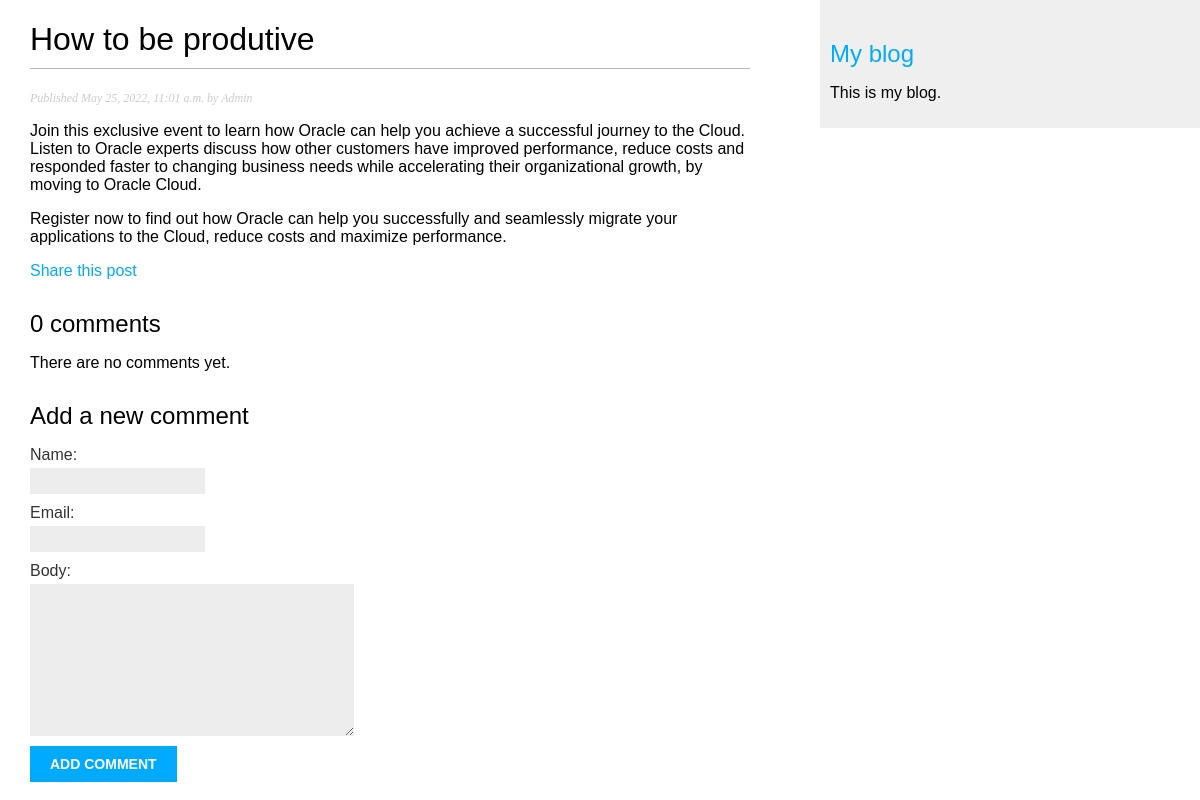
Before: /blog/2022/5/25/how-to-be-produtive/ with the older database file.
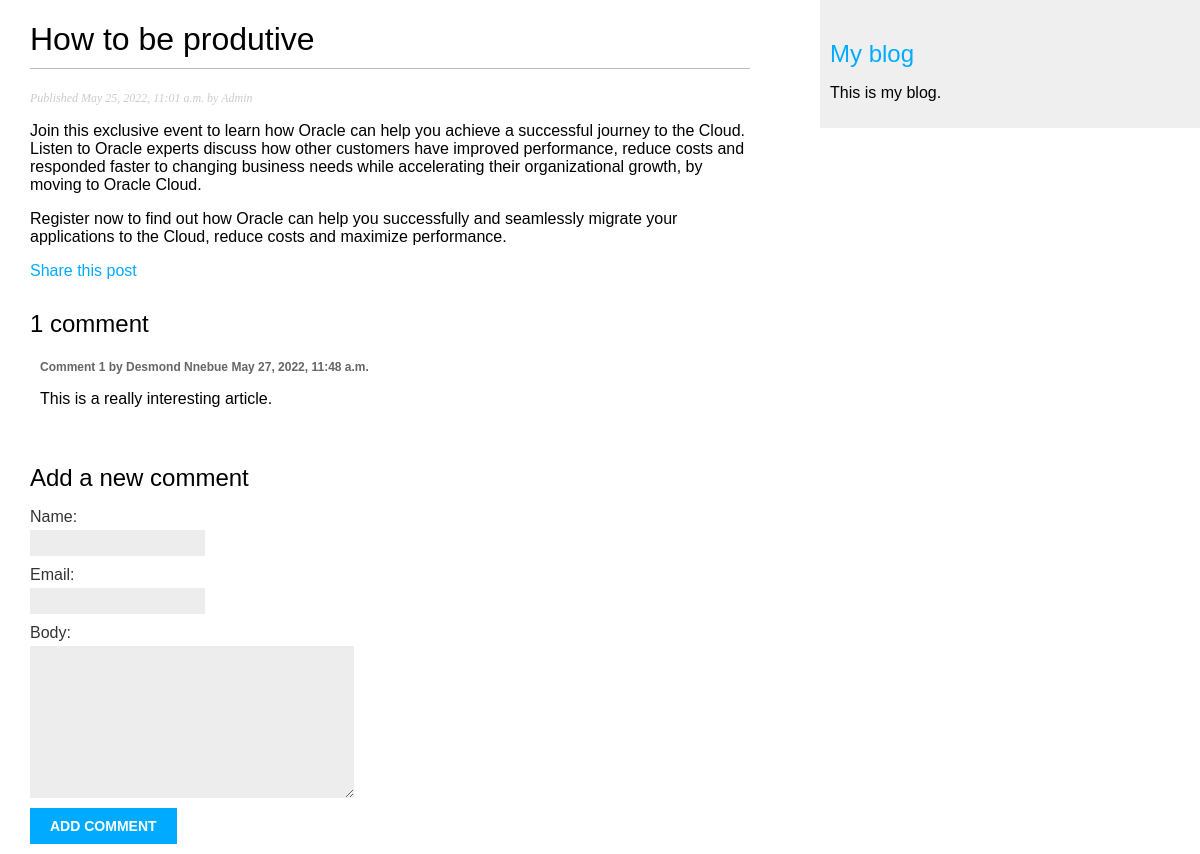
After: the same page with the newer database file.
### blog/models.py (models this page shows, shortened)
class Post(models.Model):
    STATUS_CHOICES = (
    ('draft', 'Draft'),
    ('published', 'Published'),
    )
    title = models.CharField(max_length=250)
    slug = models.SlugField(max_length=250,unique_for_date='publish')
    author = models.ForeignKey(User,on_delete=models.CASCADE,related_name='blog_posts')
    body = models.TextField()
    publish = models.DateTimeField(default=timezone.now)
    created = models.DateTimeField(auto_now_add=True)
    updated = models.DateTimeField(auto_now=True)
    status = models.CharField(max_length=10,    choices=STATUS_CHOICES, default='draft')
    objects = models.Manager() # The default manager.
    published = PublishedManager() # Our custom manager.
    tags = TaggableManager()
    class Meta:
        ordering = ('-publish',)

class Comment(models.Model):
    post = models.ForeignKey(Post,
                            on_delete=models.CASCADE,
                            related_name='comments')
    name = models.CharField(max_length=80)
    email = models.EmailField()
    body = models.TextField()
    created = models.DateTimeField(auto_now_add=True)
    updated = models.DateTimeField(auto_now=True)
    active = models.BooleanField(default=True)
    class Meta:
        ordering = ('created',)

### blog/views.py (the view)
# urls.py: path('<int:year>/<int:month>/<int:day>/<slug:post>/',views.post_detail,name='post_detail'),
def post_detail(request, year, month, day, post):
    post = get_object_or_404(Post,
                              slug=post,
                              status='published',
                              publish__year=year,
                              publish__month=month,
                              publish__day=day)
    comments = post.comments.filter(active=True)
    new_comment  = None
    if request.method == 'POST':
        comment_form = CommentForm(data=request.POST)
        if comment_form.is_valid():
            new_comment = comment_form.save(commit=False)
            new_comment.post = post
            new_comment.save()
    else:
        comment_form = CommentForm()
    data = {'post': post,
            'comments': comments,
            'new_comment': new_comment,
            'comment_form': comment_form}
    return render(request,
                  'blog/post/detail.html',
                  context=data)

### blog/forms.py
class CommentForm(forms.ModelForm):
    class Meta:
        model = Comment
        fields = ('name', 'email', 'body')

### blog/templates/blog/post/detail.html (shortened to what this page needs)
{% extends "blog/base.html" %}
{% block content %}
    <h1>{{ post.title }}</h1>
    <p class="date">
        Published {{ post.publish }} by {{ post.author | capfirst }}
    </p>
    {{ post.body|linebreaks }}
    <p>
        <a href="{% url 'blog:post_share' post.id %}">
        Share this post
        </a>
    </p>
    {% with comments.count as total_comments %}
        <h2>
            {{ total_comments }} comment{{ total_comments |pluralize }}
        </h2>
    {% endwith %}
    {% for comment in comments %}
        <div class="comment">
            <p class="info">
                Comment {{ forloop.counter }} by {{ comment.name }}
                {{ comment.created }}
            </p>
            {{ comment.body|linebreaks }}
        </div>
    {% empty %}
        <p>There are no comments yet.</p>
    {% endfor %}
    {% if new_comment %}
        <h2>Your comment has been added.</h2>
    {% else %}
        <h2>Add a new comment</h2>
        <form method="post">
            {{ comment_form.as_p }}
            <p><input type="submit" value="Add comment"></p>
        </form>
    {% endif %}
{% endblock content %}

### blog/templates/blog/base.html (shortened to what this page needs)
{% load static %}
<!DOCTYPE html>
<html>
    <head>
        <link href="{% static 'css/blog.css' %}" rel="stylesheet">
    </head>
    <body>
        <div id="content">
            {% block content %}
            {% endblock content %}
        </div>
        <div id="sidebar">
            <h2><a href="{% url 'blog:post_list' %}"> My blog</a></h2>
            <p>This is my blog.</p>
        </div>
    </body>
</html>

### blog/static/css/blog.css (style rules this page uses)
body { margin:0; padding:0; font-family:helvetica, sans-serif; }
a { color:#00abff; text-decoration:none; }
h1 { font-weight:normal; border-bottom:1px solid #bbb; padding:0 0 10px 0; }
h2 { font-weight:normal; margin:30px 0 0; }
#content { float:left; width:60%; padding:0 0 0 30px; }
#sidebar { float:right; width:30%; padding:10px; background:#efefef; height:100%; }
p.date { color:#ccc; font-family: georgia, serif; font-size: 12px; font-style: italic; }
label { float:left; clear:both; color:#333; margin-bottom:4px; }
input, textarea { clear:both; float:left; margin:0 0 10px; background:#ededed; border:0; padding:6px 10px; font-size:12px; }
input[type=submit] { font-weight:bold; background:#00abff; color:#fff; padding:10px 20px; font-size:14px; text-transform:uppercase; }
.comment { padding:10px; }
.comment .info { font-weight:bold; font-size:12px; color:#666; }

Changed rows visible on the page:
added Comment: name "Desmond Nnebue", created "May 27, 2022, 11:48 a.m.", body "This is a really interesting article."
Other visible differences:
{{ total_comments }}: "0" → "1"
text no longer shown: "There are no comments yet."
